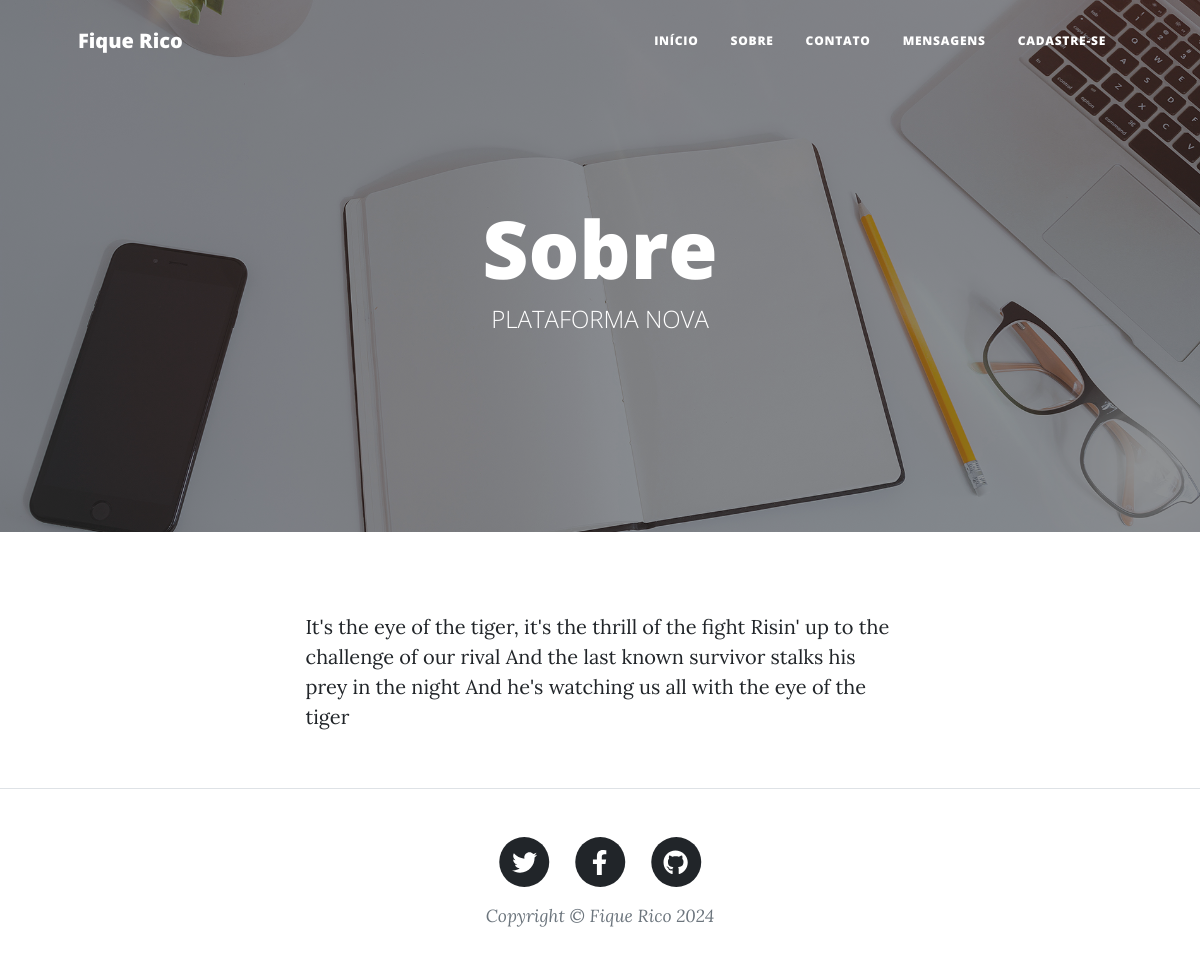
The app's page /sobre/ with its own data.
### blog/models.py (models this page shows, shortened)
class Blog(models.Model):
    nome = models.CharField(max_length=100)
    subnome = models.CharField(max_length=100, blank=True)
    descricao = models.TextField(max_length=2000)
    capa = models.ImageField(blank=True)
    twitter = models.URLField(blank=True)
    facebook = models.URLField(blank=True)
    github = models.URLField(blank=True)
    autores = models.ManyToManyField(User)

### blog/views.py (the view)
# urls.py: path('sobre/', views.sobre, name='sobre'),
def sobre(request):
    context = {
        "blog": Blog.objects.first()
    }
    return render(request, "sobre.html", context)

### blog/templates/sobre.html (shortened to what this page needs)
{% extends "base.html" %}
{% load static %}
{% block header %}
<header class="masthead" style="background-image: url('{{ blog.capa.url }}')">
    <div class="container position-relative px-4 px-lg-5">
        <div class="row gx-4 gx-lg-5 justify-content-center">
            <div class="col-md-10 col-lg-8 col-xl-7">
                <div class="page-heading">
                    <h1>Sobre</h1>
                    <span class="subheading">{{ blog.subnome }}</span>
                </div>
            </div>
        </div>
    </div>
</header>
{% endblock header %}
{% block content %}
<main class="mb-4">
    <div class="container px-4 px-lg-5">
        <div class="row gx-4 gx-lg-5 justify-content-center">
            <div class="col-md-10 col-lg-8 col-xl-7">
                <p>{{ blog.descricao }}</p>
            </div>
        </div>
    </div>
</main>
{% endblock content %}

### blog/templates/base.html (shortened to what this page needs)
{% load static %}
<!DOCTYPE html>
<html lang="pt-br">
    <head>
        <link href="{% static 'css/styles.css' %}" rel="stylesheet" />
    </head>
    <body>
        <nav class="navbar navbar-expand-lg navbar-light" id="mainNav">
            <div class="container px-4 px-lg-5">
                <a class="navbar-brand" href="{% url 'index' %}">{{ blog.nome }}</a>
                <div class="collapse navbar-collapse" id="navbarResponsive">
                    <ul class="navbar-nav ms-auto py-4 py-lg-0">
                        <li class="nav-item"><a class="nav-link px-lg-3 py-3 py-lg-4" href="{% url 'index' %}">Início</a></li>
                        <li class="nav-item"><a class="nav-link px-lg-3 py-3 py-lg-4" href="{% url 'sobre' %}">Sobre</a></li>
                        <li class="nav-item"><a class="nav-link px-lg-3 py-3 py-lg-4" href="{% url 'contato' %}">Contato</a></li>
                        <li class="nav-item"><a class="nav-link px-lg-3 py-3 py-lg-4" href="{% url 'mensagens' %}">Mensagens</a></li>
                        <li class="nav-item"><a class="nav-link px-lg-3 py-3 py-lg-4" href="{% url 'cadastro' %}">Cadastre-se</a></li>
                    </ul>
                </div>
            </div>
        </nav>
        {% block header %}{% endblock header %}
        {% block content %}
        {% endblock content %}
        <footer class="border-top">
            <div class="container px-4 px-lg-5">
                <div class="row gx-4 gx-lg-5 justify-content-center">
                    <div class="col-md-10 col-lg-8 col-xl-7">
                        <ul class="list-inline text-center">
                            <li class="list-inline-item">
                                <a href="{{ blog.twitter }}">
                                    <span class="fa-stack fa-lg">
                                        <i class="fas fa-circle fa-stack-2x"></i>
                                        <i class="fab fa-twitter fa-stack-1x fa-inverse"></i>
                                    </span>
                                </a>
                            </li>
                            <li class="list-inline-item">
                                <a href="{{ blog.facebook }}">
                                    <span class="fa-stack fa-lg">
                                        <i class="fas fa-circle fa-stack-2x"></i>
                                        <i class="fab fa-facebook-f fa-stack-1x fa-inverse"></i>
                                    </span>
                                </a>
                            </li>
                            <li class="list-inline-item">
                                <a href="{{ blog.github }}">
                                    <span class="fa-stack fa-lg">
                                        <i class="fas fa-circle fa-stack-2x"></i>
                                        <i class="fab fa-github fa-stack-1x fa-inverse"></i>
                                    </span>
                                </a>
                            </li>
                        </ul>
                        <div class="small text-center text-muted fst-italic">Copyright &copy; {{blog.nome}} {% now 'Y' %}</div>
                    </div>
                </div>
            </div>
        </footer>
    </body>
</html>

### records on screen
Blog: nome "Fique Rico", capa (picture), subnome "PLATAFORMA NOVA", descricao "It's the eye of the tiger, it's the thrill of the fight Risin' up to the challenge of our rival And the last known survivor stalks his prey in the night And he's watching us all with the eye of the tiger"
